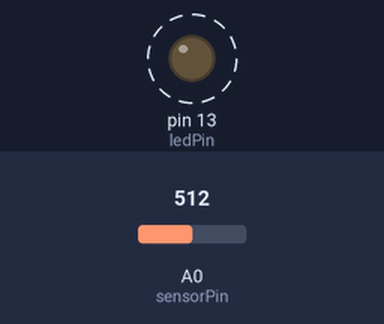
A sketch run on a simulated Arduino Uno, built with avr-gcc and run on an emulated ATmega328P. Shown: output pins drawn as LEDs (lit = HIGH). Dashed ring = blinking. Inputs (shaded band) come from the test bench; at power-on: A0 (sensorPin) = 512.

Above: at 1.8 s.
1.9 s: A0 (sensorPin) set to 306
At 2.2 s:
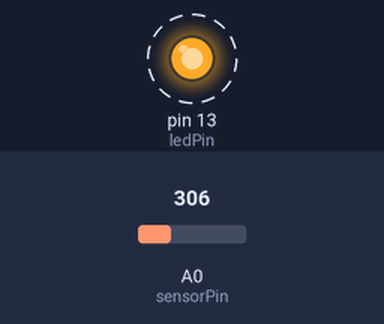
5.4 s: A0 (sensorPin) set to 122
At 5.56 s:
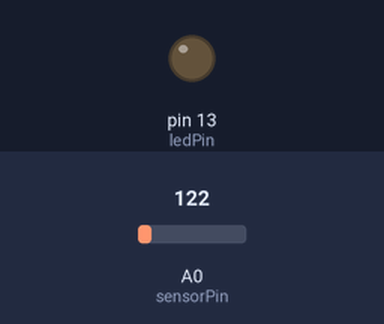
Timing chart, 0 to 14.9 s (numbered marks = the images above; inputs shaded):
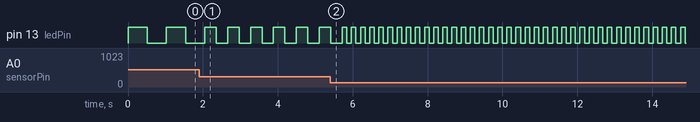

The sketch:

Variable_SquareWave.ino
```cpp
int sensorPin = A0;    // select the input pin for the potentiometer
int ledPin = 13;      // select the pin for the LED
int sensorValue = 0;  // variable to store the value coming from the sensor

void setup() {
  pinMode(ledPin, OUTPUT);
}

void loop() {
  sensorValue = analogRead(sensorPin);
  int onDelay = max(50,sensorValue);
  int offDelay = sensorValue;

  digitalWrite(ledPin, HIGH);
  delay(onDelay);
  digitalWrite(ledPin, LOW);
  delay(offDelay);
}
```

Measured:
- after the input at 1.9 s, pin 13 (ledPin): alternates HIGH for 0.31 s and LOW for 0.31 s, starting after 0.45 s
- by itself, pin 13 (ledPin): alternates HIGH for 0.51 s and LOW for 0.51 s
